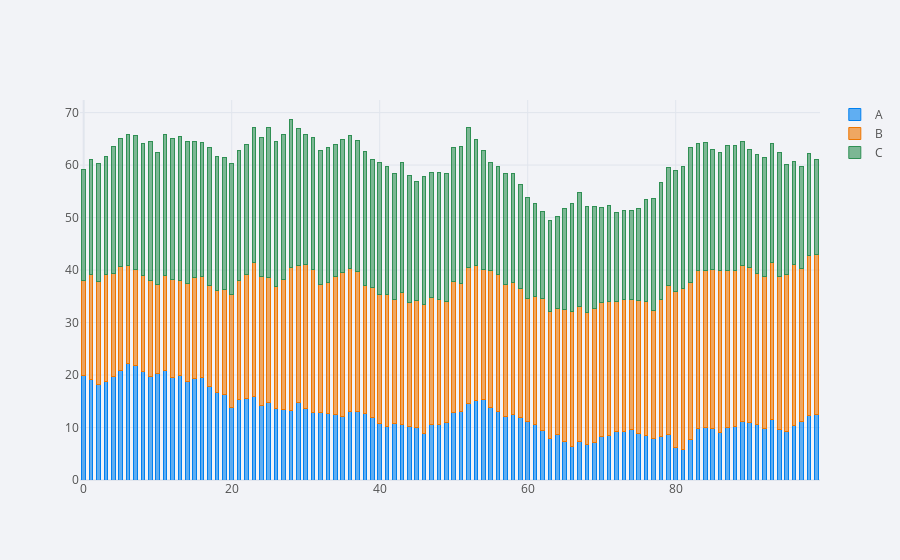

Source (notebook cell):
### Code cell
cf.set_config_file(theme='polar')
df.iplot(kind = 'bar', barmode='stack', bargap=0.5)
